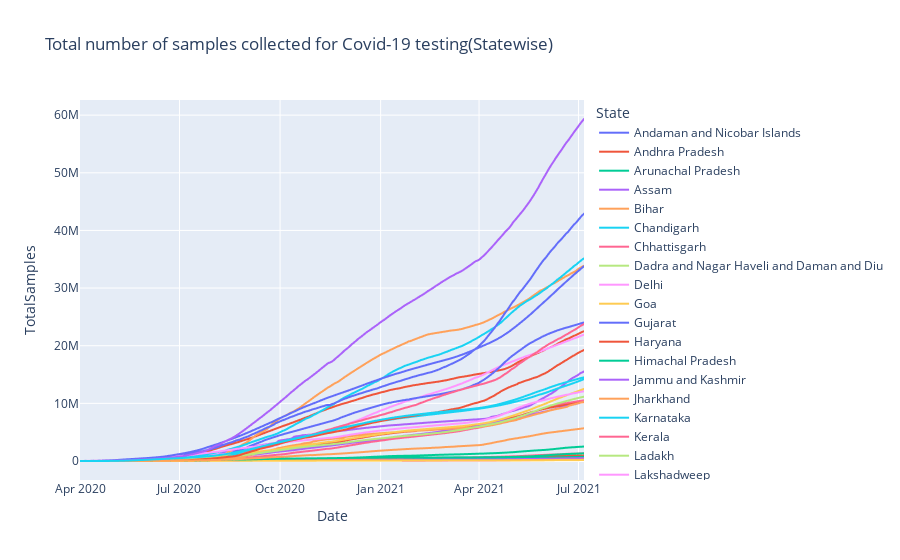

The notebook cell this image was saved under:
### Code cell
df1.Date = pd.to_datetime(df1.Date, format="%Y/%m/%d")

fig = px.line(df1, x='Date', y='TotalSamples', color='State', title='Total number of samples collected for Covid-19 testing(Statewise)')

fig.show()

### Figure 1 — Plotly figure (JSON) as saved in the notebook; plotly's stock layout.template omitted (floating-point values rounded to 4 significant figures; data arrays with more than 128 entries replaced by an {"elided": "..."} marker saying what was removed)
{"data": [{"hovertemplate": "State=Andaman and Nicobar Islands<br>Date=%{x}<br>TotalSamples=%{y}<extra></extra>", "legendgroup": "Andaman and Nicobar Islands", "line": {"color": "#636efa", "dash": "solid"}, "marker": {"symbol": "circle"}, "mode": "lines", "name": "Andaman and Nicobar Islands", "showlegend": true, "type": "scattergl", "x": {"elided": "418 str values"}, "xaxis": "x", "y": {"elided": "418 int values"}, "yaxis": "y"}, {"hovertemplate": "State=Andhra Pradesh<br>Date=%{x}<br>TotalSamples=%{y}<extra></extra>", "legendgroup": "Andhra Pradesh", "line": {"color": "#EF553B", "dash": "solid"}, "marker": {"symbol": "circle"}, "mode": "lines", "name": "Andhra Pradesh", "showlegend": true, "type": "scattergl", "x": {"elided": "453 str values"}, "xaxis": "x", "y": {"elided": "453 int values"}, "yaxis": "y"}, {"hovertemplate": "State=Arunachal Pradesh<br>Date=%{x}<br>TotalSamples=%{y}<extra></extra>", "legendgroup": "Arunachal Pradesh", "line": {"color": "#00cc96", "dash": "solid"}, "marker": {"symbol": "circle"}, "mode": "lines", "name": "Arunachal Pradesh", "showlegend": true, "type": "scattergl", "x": {"elided": "442 str values"}, "xaxis": "x", "y": {"elided": "442 int values"}, "yaxis": "y"}, {"hovertemplate": "State=Assam<br>Date=%{x}<br>TotalSamples=%{y}<extra></extra>", "legendgroup": "Assam", "line": {"color": "#ab63fa", "dash": "solid"}, "marker": {"symbol": "circle"}, "mode": "lines", "name": "Assam", "showlegend": true, "type": "scattergl", "x": {"elided": "434 str values"}, "xaxis": "x", "y": {"elided": "434 int values"}, "yaxis": "y"}, {"hovertemplate": "State=Bihar<br>Date=%{x}<br>TotalSamples=%{y}<extra></extra>", "legendgroup": "Bihar", "line": {"color": "#FFA15A", "dash": "solid"}, "marker": {"symbol": "circle"}, "mode": "lines", "name": "Bihar", "showlegend": true, "type": "scattergl", "x": {"elided": "454 str values"}, "xaxis": "x", "y": {"elided": "454 int values"}, "yaxis": "y"}, {"hovertemplate": "State=Chandigarh<br>Date=%{x}<br>TotalSamples=%{y}<extra></extra>", "legendgroup": "Chandigarh", "line": {"color": "#19d3f3", "dash": "solid"}, "marker": {"symbol": "circle"}, "mode": "lines", "name": "Chandigarh", "showlegend": true, "type": "scattergl", "x": {"elided": "445 str values"}, "xaxis": "x", "y": {"elided": "445 int values"}, "yaxis": "y"}, {"hovertemplate": "State=Chhattisgarh<br>Date=%{x}<br>TotalSamples=%{y}<extra></extra>", "legendgroup": "Chhattisgarh", "line": {"color": "#FF6692", "dash": "solid"}, "marker": {"symbol": "circle"}, "mode": "lines", "name": "Chhattisgarh", "showlegend": true, "type": "scattergl", "x": {"elided": "447 str values"}, "xaxis": "x", "y": {"elided": "447 int values"}, "yaxis": "y"}, {"hovertemplate": "State=Dadra and Nagar Haveli and Daman and Diu<br>Date=%{x}<br>TotalSamples=%{y}<extra></extra>", "legendgroup": "Dadra and Nagar Haveli and Daman and Diu", "line": {"color": "#B6E880", "dash": "solid"}, "marker": {"symbol": "circle"}, "mode": "lines", "name": "Dadra and Nagar Haveli and Daman and Diu", "showlegend": true, "type": "scattergl", "x": {"elided": "170 str values"}, "xaxis": "x", "y": {"elided": "170 int values"}, "yaxis": "y"}, {"hovertemplate": "State=Delhi<br>Date=%{x}<br>TotalSamples=%{y}<extra></extra>", "legendgroup": "Delhi", "line": {"color": "#FF97FF", "dash": "solid"}, "marker": {"symbol": "circle"}, "mode": "lines", "name": "Delhi", "showlegend": true, "type": "scattergl", "x": {"elided": "454 str values"}, "xaxis": "x", "y": {"elided": "454 int values"}, "yaxis": "y"}, {"hovertemplate": "State=Goa<br>Date=%{x}<br>TotalSamples=%{y}<extra></extra>", "legendgroup": "Goa", "line": {"color": "#FECB52", "dash": "solid"}, "marker": {"symbol": "circle"}, "mode": "lines", "name": "Goa", "showlegend": true, "type": "scattergl", "x": {"elided": "448 str values"}, "xaxis": "x", "y": {"elided": "448 int values"}, "yaxis": "y"}, {"hovertemplate": "State=Gujarat<br>Date=%{x}<br>TotalSamples=%{y}<extra></extra>", "legendgroup": "Gujarat", "line": {"color": "#636efa", "dash": "solid"}, "marker": {"symbol": "circle"}, "mode": "lines", "name": "Gujarat", "showlegend": true, "type": "scattergl", "x": {"elided": "452 str values"}, "xaxis": "x", "y": {"elided": "452 int values"}, "yaxis": "y"}, {"hovertemplate": "State=Haryana<br>Date=%{x}<br>TotalSamples=%{y}<extra></extra>", "legendgroup": "Haryana", "line": {"color": "#EF553B", "dash": "solid"}, "marker": {"symbol": "circle"}, "mode": "lines", "name": "Haryana", "showlegend": true, "type": "scattergl", "x": {"elided": "457 str values"}, "xaxis": "x", "y": {"elided": "457 int values"}, "yaxis": "y"}, {"hovertemplate": "State=Himachal Pradesh<br>Date=%{x}<br>TotalSamples=%{y}<extra></extra>", "legendgroup": "Himachal Pradesh", "line": {"color": "#00cc96", "dash": "solid"}, "marker": {"symbol": "circle"}, "mode": "lines", "name": "Himachal Pradesh", "showlegend": true, "type": "scattergl", "x": {"elided": "453 str values"}, "xaxis": "x", "y": {"elided": "453 int values"}, "yaxis": "y"}, {"hovertemplate": "State=Jammu and Kashmir<br>Date=%{x}<br>TotalSamples=%{y}<extra></extra>", "legendgroup": "Jammu and Kashmir", "line": {"color": "#ab63fa", "dash": "solid"}, "marker": {"symbol": "circle"}, "mode": "lines", "name": "Jammu and Kashmir", "showlegend": true, "type": "scattergl", "x": {"elided": "454 str values"}, "xaxis": "x", "y": {"elided": "454 int values"}, "yaxis": "y"}, {"hovertemplate": "State=Jharkhand<br>Date=%{x}<br>TotalSamples=%{y}<extra></extra>", "legendgroup": "Jharkhand", "line": {"color": "#FFA15A", "dash": "solid"}, "marker": {"symbol": "circle"}, "mode": "lines", "name": "Jharkhand", "showlegend": true, "type": "scattergl", "x": {"elided": "449 str values"}, "xaxis": "x", "y": {"elided": "449 int values"}, "yaxis": "y"}, {"hovertemplate": "State=Karnataka<br>Date=%{x}<br>TotalSamples=%{y}<extra></extra>", "legendgroup": "Karnataka", "line": {"color": "#19d3f3", "dash": "solid"}, "marker": {"symbol": "circle"}, "mode": "lines", "name": "Karnataka", "showlegend": true, "type": "scattergl", "x": {"elided": "456 str values"}, "xaxis": "x", "y": {"elided": "456 int values"}, "yaxis": "y"}, {"hovertemplate": "State=Kerala<br>Date=%{x}<br>TotalSamples=%{y}<extra></extra>", "legendgroup": "Kerala", "line": {"color": "#FF6692", "dash": "solid"}, "marker": {"symbol": "circle"}, "mode": "lines", "name": "Kerala", "showlegend": true, "type": "scattergl", "x": {"elided": "462 str values"}, "xaxis": "x", "y": {"elided": "462 int values"}, "yaxis": "y"}, {"hovertemplate": "State=Ladakh<br>Date=%{x}<br>TotalSamples=%{y}<extra></extra>", "legendgroup": "Ladakh", "line": {"color": "#B6E880", "dash": "solid"}, "marker": {"symbol": "circle"}, "mode": "lines", "name": "Ladakh", "showlegend": true, "type": "scattergl", "x": {"elided": "260 str values"}, "xaxis": "x", "y": {"elided": "260 int values"}, "yaxis": "y"}, {"hovertemplate": "State=Lakshadweep<br>Date=%{x}<br>TotalSamples=%{y}<extra></extra>", "legendgroup": "Lakshadweep", "line": {"color": "#FF97FF", "dash": "solid"}, "marker": {"symbol": "circle"}, "mode": "lines", "name": "Lakshadweep", "showlegend": true, "type": "scattergl", "x": {"elided": "160 str values"}, "xaxis": "x", "y": {"elided": "160 int values"}, "yaxis": "y"}, {"hovertemplate": "State=Madhya Pradesh<br>Date=%{x}<br>TotalSamples=%{y}<extra></extra>", "legendgroup": "Madhya Pradesh", "line": {"color": "#FECB52", "dash": "solid"}, "marker": {"symbol": "circle"}, "mode": "lines", "name": "Madhya Pradesh", "showlegend": true, "type": "scattergl", "x": {"elided": "457 str values"}, "xaxis": "x", "y": {"elided": "457 int values"}, "yaxis": "y"}, {"hovertemplate": "State=Maharashtra<br>Date=%{x}<br>TotalSamples=%{y}<extra></extra>", "legendgroup": "Maharashtra", "line": {"color": "#636efa", "dash": "solid"}, "marker": {"symbol": "circle"}, "mode": "lines", "name": "Maharashtra", "showlegend": true, "type": "scattergl", "x": {"elided": "453 str values"}, "xaxis": "x", "y": {"elided": "453 int values"}, "yaxis": "y"}, {"hovertemplate": "State=Manipur<br>Date=%{x}<br>TotalSamples=%{y}<extra></extra>", "legendgroup": "Manipur", "line": {"color": "#EF553B", "dash": "solid"}, "marker": {"symbol": "circle"}, "mode": "lines", "name": "Manipur", "showlegend": true, "type": "scattergl", "x": {"elided": "371 str values"}, "xaxis": "x", "y": {"elided": "371 int values"}, "yaxis": "y"}, {"hovertemplate": "State=Meghalaya<br>Date=%{x}<br>TotalSamples=%{y}<extra></extra>", "legendgroup": "Meghalaya", "line": {"color": "#00cc96", "dash": "solid"}, "marker": {"symbol": "circle"}, "mode": "lines", "name": "Meghalaya", "showlegend": true, "type": "scattergl", "x": {"elided": "374 str values"}, "xaxis": "x", "y": {"elided": "374 int values"}, "yaxis": "y"}, {"hovertemplate": "State=Mizoram<br>Date=%{x}<br>TotalSamples=%{y}<extra></extra>", "legendgroup": "Mizoram", "line": {"color": "#ab63fa", "dash": "solid"}, "marker": {"symbol": "circle"}, "mode": "lines", "name": "Mizoram", "showlegend": true, "type": "scattergl", "x": {"elided": "430 str values"}, "xaxis": "x", "y": {"elided": "430 int values"}, "yaxis": "y"}, {"hovertemplate": "State=Nagaland<br>Date=%{x}<br>TotalSamples=%{y}<extra></extra>", "legendgroup": "Nagaland", "line": {"color": "#FFA15A", "dash": "solid"}, "marker": {"symbol": "circle"}, "mode": "lines", "name": "Nagaland", "showlegend": true, "type": "scattergl", "x": {"elided": "449 str values"}, "xaxis": "x", "y": {"elided": "449 int values"}, "yaxis": "y"}, {"hovertemplate": "State=Odisha<br>Date=%{x}<br>TotalSamples=%{y}<extra></extra>", "legendgroup": "Odisha", "line": {"color": "#19d3f3", "dash": "solid"}, "marker": {"symbol": "circle"}, "mode": "lines", "name": "Odisha", "showlegend": true, "type": "scattergl", "x": {"elided": "457 str values"}, "xaxis": "x", "y": {"elided": "457 int values"}, "yaxis": "y"}, {"hovertemplate": "State=Puducherry<br>Date=%{x}<br>TotalSamples=%{y}<extra></extra>", "legendgroup": "Puducherry", "line": {"color": "#FF6692", "dash": "solid"}, "marker": {"symbol": "circle"}, "mode": "lines", "name": "Puducherry", "showlegend": true, "type": "scattergl", "x": {"elided": "443 str values"}, "xaxis": "x", "y": {"elided": "443 int values"}, "yaxis": "y"}, {"hovertemplate": "State=Punjab<br>Date=%{x}<br>TotalSamples=%{y}<extra></extra>", "legendgroup": "Punjab", "line": {"color": "#B6E880", "dash": "solid"}, "marker": {"symbol": "circle"}, "mode": "lines", "name": "Punjab", "showlegend": true, "type": "scattergl", "x": {"elided": "456 str values"}, "xaxis": "x", "y": {"elided": "456 int values"}, "yaxis": "y"}, {"hovertemplate": "State=Rajasthan<br>Date=%{x}<br>TotalSamples=%{y}<extra></extra>", "legendgroup": "Rajasthan", "line": {"color": "#FF97FF", "dash": "solid"}, "marker": {"symbol": "circle"}, "mode": "lines", "name": "Rajasthan", "showlegend": true, "type": "scattergl", "x": {"elided": "456 str values"}, "xaxis": "x", "y": {"elided": "456 int values"}, "yaxis": "y"}, {"hovertemplate": "State=Sikkim<br>Date=%{x}<br>TotalSamples=%{y}<extra></extra>", "legendgroup": "Sikkim", "line": {"color": "#FECB52", "dash": "solid"}, "marker": {"symbol": "circle"}, "mode": "lines", "name": "Sikkim", "showlegend": true, "type": "scattergl", "x": {"elided": "378 str values"}, "xaxis": "x", "y": {"elided": "378 int values"}, "yaxis": "y"}, {"hovertemplate": "State=Tamil Nadu<br>Date=%{x}<br>TotalSamples=%{y}<extra></extra>", "legendgroup": "Tamil Nadu", "line": {"color": "#636efa", "dash": "solid"}, "marker": {"symbol": "circle"}, "mode": "lines", "name": "Tamil Nadu", "showlegend": true, "type": "scattergl", "x": {"elided": "456 str values"}, "xaxis": "x", "y": {"elided": "456 int values"}, "yaxis": "y"}, {"hovertemplate": "State=Telangana<br>Date=%{x}<br>TotalSamples=%{y}<extra></extra>", "legendgroup": "Telangana", "line": {"color": "#EF553B", "dash": "solid"}, "marker": {"symbol": "circle"}, "mode": "lines", "name": "Telangana", "showlegend": true, "type": "scattergl", "x": {"elided": "384 str values"}, "xaxis": "x", "y": {"elided": "384 int values"}, "yaxis": "y"}, {"hovertemplate": "State=Tripura<br>Date=%{x}<br>TotalSamples=%{y}<extra></extra>", "legendgroup": "Tripura", "line": {"color": "#00cc96", "dash": "solid"}, "marker": {"symbol": "circle"}, "mode": "lines", "name": "Tripura", "showlegend": true, "type": "scattergl", "x": {"elided": "412 str values"}, "xaxis": "x", "y": {"elided": "412 int values"}, "yaxis": "y"}, {"hovertemplate": "State=Uttar Pradesh<br>Date=%{x}<br>TotalSamples=%{y}<extra></extra>", "legendgroup": "Uttar Pradesh", "line": {"color": "#ab63fa", "dash": "solid"}, "marker": {"symbol": "circle"}, "mode": "lines", "name": "Uttar Pradesh", "showlegend": true, "type": "scattergl", "x": {"elided": "455 str values"}, "xaxis": "x", "y": {"elided": "455 int values"}, "yaxis": "y"}, {"hovertemplate": "State=Uttarakhand<br>Date=%{x}<br>TotalSamples=%{y}<extra></extra>", "legendgroup": "Uttarakhand", "line": {"color": "#FFA15A", "dash": "solid"}, "marker": {"symbol": "circle"}, "mode": "lines", "name": "Uttarakhand", "showlegend": true, "type": "scattergl", "x": {"elided": "456 str values"}, "xaxis": "x", "y": {"elided": "456 int values"}, "yaxis": "y"}, {"hovertemplate": "State=West Bengal<br>Date=%{x}<br>TotalSamples=%{y}<extra></extra>", "legendgroup": "West Bengal", "line": {"color": "#19d3f3", "dash": "solid"}, "marker": {"symbol": "circle"}, "mode": "lines", "name": "West Bengal", "showlegend": true, "type": "scattergl", "x": {"elided": "458 str values"}, "xaxis": "x", "y": {"elided": "458 int values"}, "yaxis": "y"}], "layout": {"legend": {"title": {"text": "State"}, "tracegroupgap": 0}, "title": {"text": "Total number of samples collected for Covid-19 testing(Statewise)"}, "xaxis": {"anchor": "y", "domain": [0, 1], "title": {"text": "Date"}}, "yaxis": {"anchor": "x", "domain": [0, 1], "title": {"text": "TotalSamples"}}}}
